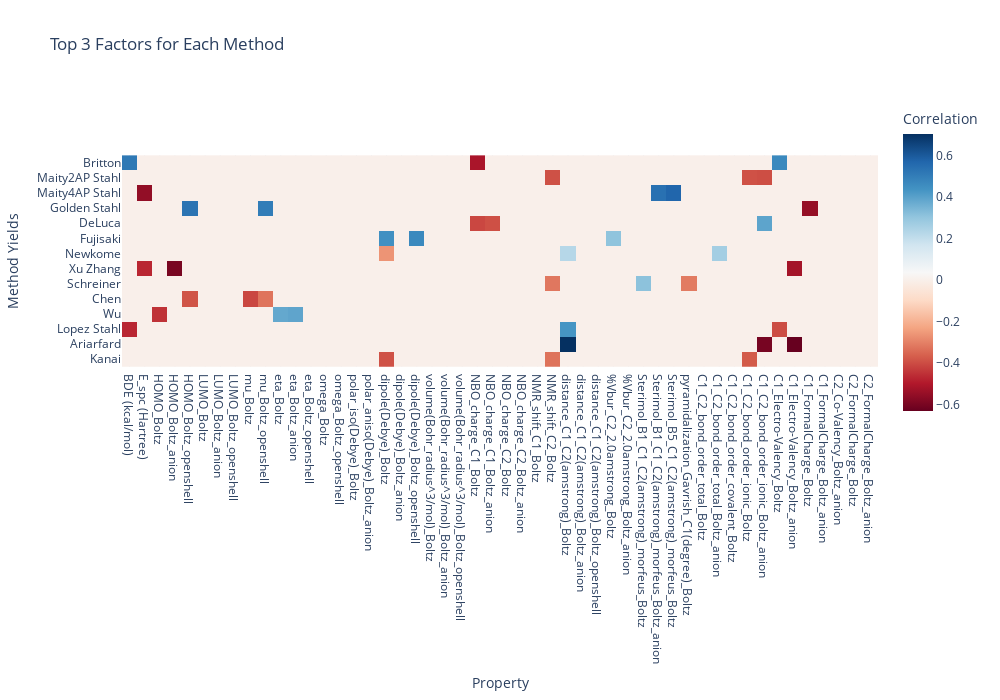

Write notebook code for a chart like this one.
### Code cell
import plotly.express as px

# Prepare a matrix with only top 5 factors for each method
filtered_matrix = correlation_results.copy()
filtered_matrix[:] = 0  # Initialize with zeros

for method, factors in top_factors_dict.items():
    # Retain only the top 5 factors
    filtered_matrix.loc[factors, method] = correlation_results.loc[factors, method]

# Plot the 2D matrix
fig = px.imshow(
    filtered_matrix.T,
    labels={"x": "Property", "y": "Method", "color": "Correlation"},
    color_continuous_scale="RdBu",  # Diverging color scale
    title="Top 3 Factors for Each Method",
)

# Customize layout
fig.update_layout(
    height=len(filtered_matrix.columns) * 50,
    width=len(filtered_matrix) * 20,
    xaxis_title="Property",
    yaxis_title="Method Yields",
    template="plotly_white",
)

# Show the plot
fig.show()

### Figure 1 — Plotly figure (JSON) as saved in the notebook; plotly's stock layout.template omitted (floating-point values rounded to 4 significant figures; data arrays with more than 128 entries replaced by an {"elided": "..."} marker saying what was removed)
{"data": [{"coloraxis": "coloraxis", "hovertemplate": "Property: %{x}<br>Method: %{y}<br>Correlation: %{z}<extra></extra>", "name": "0", "type": "heatmap", "x": ["BDE (kcal/mol)", "E_spc (Hartree)", "HOMO_Boltz", "HOMO_Boltz_anion", "HOMO_Boltz_openshell", "LUMO_Boltz", "LUMO_Boltz_anion", "LUMO_Boltz_openshell", "mu_Boltz", "mu_Boltz_openshell", "eta_Boltz", "eta_Boltz_anion", "eta_Boltz_openshell", "omega_Boltz", "omega_Boltz_openshell", "polar_iso(Debye)_Boltz", "polar_aniso(Debye)_Boltz_anion", "dipole(Debye)_Boltz", "dipole(Debye)_Boltz_anion", "dipole(Debye)_Boltz_openshell", "volume(Bohr_radius^3/mol)_Boltz", "volume(Bohr_radius^3/mol)_Boltz_anion", "volume(Bohr_radius^3/mol)_Boltz_openshell", "NBO_charge_C1_Boltz", "NBO_charge_C1_Boltz_anion", "NBO_charge_C2_Boltz", "NBO_charge_C2_Boltz_anion", "NMR_shift_C1_Boltz", "NMR_shift_C2_Boltz", "distance_C1_C2(amstrong)_Boltz", "distance_C1_C2(amstrong)_Boltz_anion", "distance_C1_C2(amstrong)_Boltz_openshell", "%Vbur_C2_2.0amstrong_Boltz", "%Vbur_C2_2.0amstrong_Boltz_anion", "Sterimol_B1_C1_C2(amstrong)_morfeus_Boltz", "Sterimol_B1_C1_C2(amstrong)_morfeus_Boltz_anion", "Sterimol_B5_C1_C2(amstrong)_morfeus_Boltz", "pyramidalization_Gavrish_C1(degree)_Boltz", "C1_C2_bond_order_total_Boltz", "C1_C2_bond_order_total_Boltz_anion", "C1_C2_bond_order_covalent_Boltz", "C1_C2_bond_order_ionic_Boltz", "C1_C2_bond_order_ionic_Boltz_anion", "C1_Electro-Valency_Boltz", "C1_Electro-Valency_Boltz_anion", "C1_FormalCharge_Boltz", "C1_FormalCharge_Boltz_anion", "C2_Co-Valency_Boltz_anion", "C2_FormalCharge_Boltz", "C2_FormalCharge_Boltz_anion"], "xaxis": "x", "y": ["Britton", "Maity2AP Stahl", "Maity4AP Stahl", "Golden Stahl", "DeLuca", "Fujisaki", "Newkome", "Xu Zhang", "Schreiner", "Chen", "Wu", "Lopez Stahl", "Ariarfard", "Kanai"], "yaxis": "y", "z": {"elided": "14x50 float values"}}], "layout": {"coloraxis": {"colorbar": {"title": {"text": "Correlation"}}, "colorscale": [[0, "rgb(103,0,31)"], [0.1, "rgb(178,24,43)"], [0.2, "rgb(214,96,77)"], [0.3, "rgb(244,165,130)"], [0.4, "rgb(253,219,199)"], [0.5, "rgb(247,247,247)"], [0.6, "rgb(209,229,240)"], [0.7, "rgb(146,197,222)"], [0.8, "rgb(67,147,195)"], [0.9, "rgb(33,102,172)"], [1, "rgb(5,48,97)"]]}, "height": 700, "title": {"text": "Top 3 Factors for Each Method"}, "width": 1000, "xaxis": {"anchor": "y", "constrain": "domain", "domain": [0, 1], "scaleanchor": "y", "title": {"text": "Property"}}, "yaxis": {"anchor": "x", "autorange": "reversed", "constrain": "domain", "domain": [0, 1], "title": {"text": "Method Yields"}}}}
